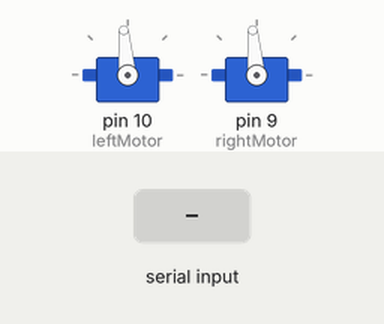
A sketch run on a simulated Arduino Uno, built with avr-gcc and run on an emulated ATmega328P. Parts: 2 × servo. The inputs (shaded band) are chosen by the test bench.

Above: at 1.2 s.
1.3 s: "w" received over Serial
At 1.7 s:
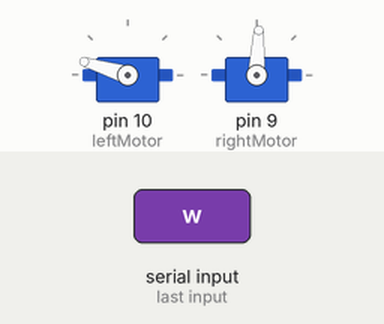
2.8 s: "s" received over Serial
At 4.0 s:
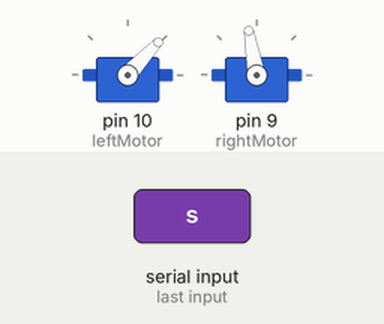
4.3 s: "x" received over Serial
At 5.2 s:
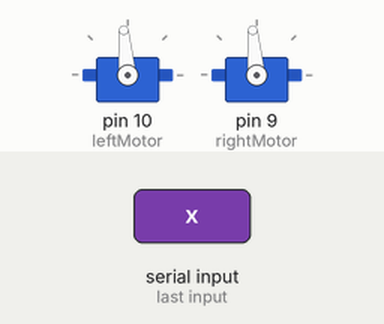
Timing chart, 0 to 7.3 s (numbered marks = the images above; inputs shaded):
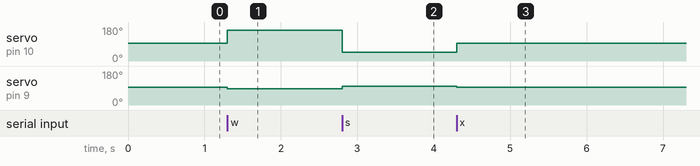

The sketch:

ServoMotorTesting.ino
```cpp
/** Arduino Car System: motor testing
 */

//////////////////////////////////////////////// INITIALIZATION /////////////////////////////////////////////////

#include <Servo.h>
Servo leftServo, rightServo;

#define leftMotor 10 // needs to be PWM port
#define rightMotor 9 // idem


//////////////////////////////////////////// FUNCTION DEFINITIONS //////////////////////////////////////////////

/* These functions allow easy control of the motors. The input is a value from -100 to 100, where 100 corresponds to max speed
 * ahead and -100 corresponds to max speed backwards. Change the values of calibrationL and calibrationR to calibrate. */
void motorLeft(int value)
{
  int zeropointL = 95;
  if (value < 0) {
    value = map(value, -100, 0, -95, 0);
  }
  else if (value > 0) {
    value = map(value, 0, 100, 0, 85);
  }
  leftServo.write(zeropointL + constrain((value),-95,85));
}

void motorRight(int value)
{
  int zeropointR = 95;
  if (value < 0) {
    value = map(value, -100, 0, -9, 0);
  }
  else if (value > 0) {
    value = map(value, 0, 100, 0, 11);
  }
  rightServo.write(zeropointR - constrain((value),-9,11));
}


/////////////////////////////////////////// ARDUINO STARTUP FUNCTION ////////////////////////////////////////////

/* This function will be ran by the Arduino once at startup. */
void setup() {
  Serial.begin(9600); // opens serial port, sets data rate to 9600 bps

  leftServo.attach(leftMotor); // configure left motor
  rightServo.attach(rightMotor); // configure right motor

  motorLeft(0);
  motorRight(0);
}


////////////////////////////////////////// ARDUINO CONTINUOUS FUNCTION //////////////////////////////////////////

/* This function will be run continiuously by the Arduino after it has run the setup() function. */
void loop() {

  char c = Serial.read();
  if (c == 'w') {
    motorLeft(80);
    motorRight(80);
  }
  if (c == 'a') {
    motorLeft(3);
    motorRight(100);
  }
  if (c == 's') {
    motorLeft(-50);
    motorRight(-50);
  }
  if (c == 'd') {
    motorLeft(80);
    motorRight(20);
  }
  if (c == 'x') {
    motorLeft(0);
    motorRight(0);
  }
}
```

Measured:
- after the input at 1.3 s, servo on pin 10 (leftMotor): 95° → 163° at once; servo on pin 9 (rightMotor): 95° → 87° at once
- after the input at 2.8 s, servo on pin 10 (leftMotor): 163° → 47° at once; servo on pin 9 (rightMotor): 87° → 100° at once
- after the input at 4.3 s, servo on pin 10 (leftMotor): 47° → 95° at once; servo on pin 9 (rightMotor): 100° → 95° at once
